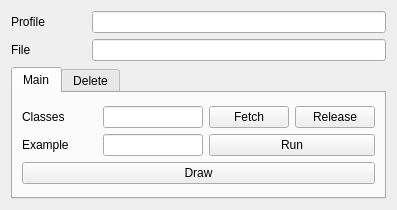
<?xml version="1.0" encoding="UTF-8"?>
<ui version="4.0">
 <class>Form</class>
 <widget class="QWidget" name="Form">
  <property name="geometry">
   <rect>
    <x>0</x>
    <y>0</y>
    <width>397</width>
    <height>210</height>
   </rect>
  </property>
  <property name="windowTitle">
   <string>AWS Script</string>
  </property>
  <layout class="QHBoxLayout" name="horizontalLayout">
   <item>
    <layout class="QVBoxLayout" name="verticalLayout_3">
     <item>
      <layout class="QHBoxLayout" name="horizontalLayout_4">
       <item>
        <widget class="QLabel" name="label_2">
         <property name="sizePolicy">
          <sizepolicy hsizetype="Fixed" vsizetype="Preferred">
           <horstretch>0</horstretch>
           <verstretch>0</verstretch>
          </sizepolicy>
         </property>
         <property name="minimumSize">
          <size>
           <width>75</width>
           <height>0</height>
          </size>
         </property>
         <property name="baseSize">
          <size>
           <width>0</width>
           <height>0</height>
          </size>
         </property>
         <property name="text">
          <string>Profile</string>
         </property>
        </widget>
       </item>
       <item>
        <widget class="QLineEdit" name="leProfile"/>
       </item>
      </layout>
     </item>
     <item>
      <layout class="QHBoxLayout" name="horizontalLayout_6">
       <item>
        <widget class="QLabel" name="label_3">
         <property name="sizePolicy">
          <sizepolicy hsizetype="Fixed" vsizetype="Preferred">
           <horstretch>0</horstretch>
           <verstretch>0</verstretch>
          </sizepolicy>
         </property>
         <property name="minimumSize">
          <size>
           <width>75</width>
           <height>0</height>
          </size>
         </property>
         <property name="text">
          <string>File</string>
         </property>
        </widget>
       </item>
       <item>
        <widget class="QLineEdit" name="leFile"/>
       </item>
      </layout>
     </item>
     <item>
      <widget class="QTabWidget" name="tabWidget">
       <property name="currentIndex">
        <number>0</number>
       </property>
       <widget class="QWidget" name="tMain">
        <attribute name="title">
         <string>Main</string>
        </attribute>
        <layout class="QVBoxLayout" name="verticalLayout_7">
         <item>
          <layout class="QHBoxLayout" name="horizontalLayout_2">
           <item>
            <layout class="QVBoxLayout" name="verticalLayout_2">
             <item>
              <layout class="QHBoxLayout" name="horizontalLayout_7">
               <item>
                <widget class="QLabel" name="label">
                 <property name="sizePolicy">
                  <sizepolicy hsizetype="Fixed" vsizetype="Preferred">
                   <horstretch>0</horstretch>
                   <verstretch>0</verstretch>
                  </sizepolicy>
                 </property>
                 <property name="minimumSize">
                  <size>
                   <width>75</width>
                   <height>0</height>
                  </size>
                 </property>
                 <property name="maximumSize">
                  <size>
                   <width>75</width>
                   <height>16777215</height>
                  </size>
                 </property>
                 <property name="text">
                  <string>Classes</string>
                 </property>
                </widget>
               </item>
               <item>
                <widget class="QLineEdit" name="leClasses">
                 <property name="sizePolicy">
                  <sizepolicy hsizetype="Fixed" vsizetype="Fixed">
                   <horstretch>0</horstretch>
                   <verstretch>0</verstretch>
                  </sizepolicy>
                 </property>
                 <property name="minimumSize">
                  <size>
                   <width>100</width>
                   <height>0</height>
                  </size>
                 </property>
                 <property name="maximumSize">
                  <size>
                   <width>100</width>
                   <height>16777215</height>
                  </size>
                 </property>
                </widget>
               </item>
               <item>
                <widget class="QPushButton" name="bFetch">
                 <property name="text">
                  <string>Fetch</string>
                 </property>
                </widget>
               </item>
               <item>
                <widget class="QPushButton" name="bRelease">
                 <property name="text">
                  <string>Release</string>
                 </property>
                </widget>
               </item>
              </layout>
             </item>
             <item>
              <layout class="QHBoxLayout" name="horizontalLayout_3">
               <item>
                <widget class="QLabel" name="label_4">
                 <property name="sizePolicy">
                  <sizepolicy hsizetype="Fixed" vsizetype="Preferred">
                   <horstretch>0</horstretch>
                   <verstretch>0</verstretch>
                  </sizepolicy>
                 </property>
                 <property name="minimumSize">
                  <size>
                   <width>75</width>
                   <height>0</height>
                  </size>
                 </property>
                 <property name="maximumSize">
                  <size>
                   <width>75</width>
                   <height>16777215</height>
                  </size>
                 </property>
                 <property name="text">
                  <string>Example</string>
                 </property>
                </widget>
               </item>
               <item>
                <widget class="QLineEdit" name="leExample">
                 <property name="sizePolicy">
                  <sizepolicy hsizetype="Fixed" vsizetype="Fixed">
                   <horstretch>0</horstretch>
                   <verstretch>0</verstretch>
                  </sizepolicy>
                 </property>
                 <property name="minimumSize">
                  <size>
                   <width>100</width>
                   <height>0</height>
                  </size>
                 </property>
                 <property name="maximumSize">
                  <size>
                   <width>100</width>
                   <height>16777215</height>
                  </size>
                 </property>
                </widget>
               </item>
               <item>
                <widget class="QPushButton" name="bExample">
                 <property name="text">
                  <string>Run</string>
                 </property>
                </widget>
               </item>
              </layout>
             </item>
             <item>
              <widget class="QPushButton" name="bDraw">
               <property name="text">
                <string>Draw</string>
               </property>
              </widget>
             </item>
            </layout>
           </item>
          </layout>
         </item>
        </layout>
       </widget>
       <widget class="QWidget" name="tDelete">
        <attribute name="title">
         <string>Delete</string>
        </attribute>
        <layout class="QHBoxLayout" name="horizontalLayout_8">
         <item>
          <widget class="QPushButton" name="bDelete">
           <property name="maximumSize">
            <size>
             <width>50</width>
             <height>16777215</height>
            </size>
           </property>
           <property name="text">
            <string>Delete</string>
           </property>
          </widget>
         </item>
        </layout>
       </widget>
      </widget>
     </item>
    </layout>
   </item>
  </layout>
 </widget>
 <resources/>
 <connections/>
</ui>
